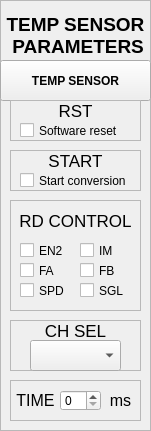
       <widget class="QFrame" name="frame_14">
        <property name="geometry">
         <rect>
          <x>10</x>
          <y>60</y>
          <width>151</width>
          <height>431</height>
         </rect>
        </property>
        <property name="frameShape">
         <enum>QFrame::StyledPanel</enum>
        </property>
        <property name="frameShadow">
         <enum>QFrame::Raised</enum>
        </property>
        <widget class="QPushButton" name="pushButton_Temp_hw_reg">
         <property name="geometry">
          <rect>
           <x>0</x>
           <y>60</y>
           <width>151</width>
           <height>41</height>
          </rect>
         </property>
         <property name="font">
          <font>
           <weight>75</weight>
           <bold>true</bold>
          </font>
         </property>
         <property name="text">
          <string>TEMP SENSOR</string>
         </property>
        </widget>
        <widget class="QFrame" name="frame_7">
         <property name="geometry">
          <rect>
           <x>10</x>
           <y>100</y>
           <width>131</width>
           <height>41</height>
          </rect>
         </property>
         <property name="frameShape">
          <enum>QFrame::StyledPanel</enum>
         </property>
         <property name="frameShadow">
          <enum>QFrame::Raised</enum>
         </property>
         <widget class="QLabel" name="label_92">
          <property name="geometry">
           <rect>
            <x>40</x>
            <y>0</y>
            <width>51</width>
            <height>21</height>
           </rect>
          </property>
          <property name="font">
           <font>
            <pointsize>13</pointsize>
            <weight>50</weight>
            <bold>false</bold>
           </font>
          </property>
          <property name="text">
           <string>RST</string>
          </property>
          <property name="alignment">
           <set>Qt::AlignCenter</set>
          </property>
         </widget>
         <widget class="QCheckBox" name="checkBox_Temp_RST">
          <property name="geometry">
           <rect>
            <x>10</x>
            <y>20</y>
            <width>111</width>
            <height>21</height>
           </rect>
          </property>
          <property name="text">
           <string>Software reset</string>
          </property>
         </widget>
        </widget>
        <widget class="QFrame" name="frame_11">
         <property name="geometry">
          <rect>
           <x>10</x>
           <y>320</y>
           <width>131</width>
           <height>51</height>
          </rect>
         </property>
         <property name="frameShape">
          <enum>QFrame::StyledPanel</enum>
         </property>
         <property name="frameShadow">
          <enum>QFrame::Raised</enum>
         </property>
         <widget class="QLabel" name="label_90">
          <property name="geometry">
           <rect>
            <x>30</x>
            <y>0</y>
            <width>71</width>
            <height>21</height>
           </rect>
          </property>
          <property name="font">
           <font>
            <pointsize>13</pointsize>
            <weight>50</weight>
            <bold>false</bold>
           </font>
          </property>
          <property name="text">
           <string>CH SEL</string>
          </property>
          <property name="alignment">
           <set>Qt::AlignCenter</set>
          </property>
         </widget>
         <widget class="QFrame" name="frame_12">
          <property name="geometry">
           <rect>
            <x>170</x>
            <y>40</y>
            <width>181</width>
            <height>41</height>
           </rect>
          </property>
          <property name="frameShape">
           <enum>QFrame::StyledPanel</enum>
          </property>
          <property name="frameShadow">
           <enum>QFrame::Raised</enum>
          </property>
          <widget class="QLabel" name="label_100">
           <property name="geometry">
            <rect>
             <x>0</x>
             <y>0</y>
             <width>71</width>
             <height>41</height>
            </rect>
           </property>
           <property name="font">
            <font>
             <pointsize>13</pointsize>
             <weight>50</weight>
             <bold>false</bold>
            </font>
           </property>
           <property name="text">
            <string>CH SEL</string>
           </property>
           <property name="alignment">
            <set>Qt::AlignCenter</set>
           </property>
          </widget>
         </widget>
         <widget class="QComboBox" name="comboBox_Temp_CH_Sel">
          <property name="geometry">
           <rect>
            <x>20</x>
            <y>20</y>
            <width>91</width>
            <height>31</height>
           </rect>
          </property>
         </widget>
        </widget>
        <widget class="QFrame" name="frame_10">
         <property name="geometry">
          <rect>
           <x>10</x>
           <y>200</y>
           <width>131</width>
           <height>111</height>
          </rect>
         </property>
         <property name="frameShape">
          <enum>QFrame::StyledPanel</enum>
         </property>
         <property name="frameShadow">
          <enum>QFrame::Raised</enum>
         </property>
         <widget class="QLabel" name="label_91">
          <property name="geometry">
           <rect>
            <x>10</x>
            <y>10</y>
            <width>111</width>
            <height>21</height>
           </rect>
          </property>
          <property name="font">
           <font>
            <pointsize>13</pointsize>
            <weight>50</weight>
            <bold>false</bold>
           </font>
          </property>
          <property name="text">
           <string>RD CONTROL</string>
          </property>
          <property name="alignment">
           <set>Qt::AlignCenter</set>
          </property>
         </widget>
         <widget class="QCheckBox" name="checkBox_Temp_RD_Control_FA">
          <property name="geometry">
           <rect>
            <x>10</x>
            <y>60</y>
            <width>51</width>
            <height>21</height>
           </rect>
          </property>
          <property name="text">
           <string>FA</string>
          </property>
         </widget>
         <widget class="QCheckBox" name="checkBox_Temp_RD_Control_FB">
          <property name="geometry">
           <rect>
            <x>70</x>
            <y>60</y>
            <width>51</width>
            <height>21</height>
           </rect>
          </property>
          <property name="text">
           <string>FB</string>
          </property>
         </widget>
         <widget class="QCheckBox" name="checkBox_Temp_RD_Control_SGL">
          <property name="geometry">
           <rect>
            <x>70</x>
            <y>80</y>
            <width>51</width>
            <height>21</height>
           </rect>
          </property>
          <property name="text">
           <string>SGL </string>
          </property>
         </widget>
         <widget class="QCheckBox" name="checkBox_Temp_RD_Control_IM">
          <property name="geometry">
           <rect>
            <x>70</x>
            <y>40</y>
            <width>51</width>
            <height>21</height>
           </rect>
          </property>
          <property name="text">
           <string>IM</string>
          </property>
         </widget>
         <widget class="QCheckBox" name="checkBox_Temp_RD_Control_EN2">
          <property name="geometry">
           <rect>
            <x>10</x>
            <y>40</y>
            <width>51</width>
            <height>21</height>
           </rect>
          </property>
          <property name="text">
           <string>EN2</string>
          </property>
         </widget>
         <widget class="QCheckBox" name="checkBox_Temp_RD_Control_SPD">
          <property name="geometry">
           <rect>
            <x>10</x>
            <y>80</y>
            <width>51</width>
            <height>21</height>
           </rect>
          </property>
          <property name="text">
           <string>SPD</string>
          </property>
         </widget>
        </widget>
        <widget class="QFrame" name="frame_13">
         <property name="geometry">
          <rect>
           <x>10</x>
           <y>380</y>
           <width>131</width>
           <height>41</height>
          </rect>
         </property>
         <property name="frameShape">
          <enum>QFrame::StyledPanel</enum>
         </property>
         <property name="frameShadow">
          <enum>QFrame::Raised</enum>
         </property>
         <widget class="QLabel" name="label_89">
          <property name="geometry">
           <rect>
            <x>0</x>
            <y>10</y>
            <width>51</width>
            <height>21</height>
           </rect>
          </property>
          <property name="font">
           <font>
            <pointsize>12</pointsize>
            <weight>50</weight>
            <bold>false</bold>
           </font>
          </property>
          <property name="text">
           <string>TIME</string>
          </property>
          <property name="alignment">
           <set>Qt::AlignCenter</set>
          </property>
         </widget>
         <widget class="QSpinBox" name="spinBox_Temp_Time">
          <property name="geometry">
           <rect>
            <x>50</x>
            <y>10</y>
            <width>41</width>
            <height>21</height>
           </rect>
          </property>
         </widget>
         <widget class="QLabel" name="label_101">
          <property name="geometry">
           <rect>
            <x>90</x>
            <y>10</y>
            <width>41</width>
            <height>21</height>
           </rect>
          </property>
          <property name="font">
           <font>
            <pointsize>12</pointsize>
            <weight>50</weight>
            <bold>false</bold>
           </font>
          </property>
          <property name="text">
           <string>ms</string>
          </property>
          <property name="alignment">
           <set>Qt::AlignCenter</set>
          </property>
         </widget>
        </widget>
        <widget class="QFrame" name="frame_8">
         <property name="geometry">
          <rect>
           <x>10</x>
           <y>150</y>
           <width>131</width>
           <height>41</height>
          </rect>
         </property>
         <property name="frameShape">
          <enum>QFrame::StyledPanel</enum>
         </property>
         <property name="frameShadow">
          <enum>QFrame::Raised</enum>
         </property>
         <widget class="QCheckBox" name="checkBox_Temp_Start">
          <property name="geometry">
           <rect>
            <x>10</x>
            <y>20</y>
            <width>121</width>
            <height>21</height>
           </rect>
          </property>
          <property name="text">
           <string>Start conversion</string>
          </property>
         </widget>
         <widget class="QLabel" name="label_93">
          <property name="geometry">
           <rect>
            <x>30</x>
            <y>0</y>
            <width>71</width>
            <height>21</height>
           </rect>
          </property>
          <property name="font">
           <font>
            <pointsize>13</pointsize>
            <weight>50</weight>
            <bold>false</bold>
           </font>
          </property>
          <property name="text">
           <string>START</string>
          </property>
          <property name="alignment">
           <set>Qt::AlignCenter</set>
          </property>
         </widget>
         <widget class="QFrame" name="frame_9">
          <property name="geometry">
           <rect>
            <x>130</x>
            <y>10</y>
            <width>131</width>
            <height>41</height>
           </rect>
          </property>
          <property name="frameShape">
           <enum>QFrame::StyledPanel</enum>
          </property>
          <property name="frameShadow">
           <enum>QFrame::Raised</enum>
          </property>
          <widget class="QCheckBox" name="checkBox_Temp_RD_Control_EN2_4">
           <property name="geometry">
            <rect>
             <x>10</x>
             <y>20</y>
             <width>121</width>
             <height>21</height>
            </rect>
           </property>
           <property name="text">
            <string>Start conversion</string>
           </property>
          </widget>
          <widget class="QLabel" name="label_94">
           <property name="geometry">
            <rect>
             <x>30</x>
             <y>0</y>
             <width>71</width>
             <height>21</height>
            </rect>
           </property>
           <property name="font">
            <font>
             <pointsize>13</pointsize>
             <weight>50</weight>
             <bold>false</bold>
            </font>
           </property>
           <property name="text">
            <string>START</string>
           </property>
           <property name="alignment">
            <set>Qt::AlignCenter</set>
           </property>
          </widget>
         </widget>
        </widget>
        <widget class="QLabel" name="label_298">
         <property name="geometry">
          <rect>
           <x>0</x>
           <y>0</y>
           <width>151</width>
           <height>71</height>
          </rect>
         </property>
         <property name="palette">
          <palette>
           <active>
            <colorrole role="WindowText">
             <brush brushstyle="SolidPattern">
              <color alpha="255">
               <red>0</red>
               <green>0</green>
               <blue>0</blue>
              </color>
             </brush>
            </colorrole>
            <colorrole role="Button">
             <brush brushstyle="SolidPattern">
              <color alpha="255">
               <red>147</red>
               <green>148</green>
               <blue>147</blue>
              </color>
             </brush>
            </colorrole>
            <colorrole role="Light">
             <brush brushstyle="SolidPattern">
              <color alpha="255">
               <red>221</red>
               <green>222</green>
               <blue>221</blue>
              </color>
             </brush>
            </colorrole>
            <colorrole role="Midlight">
             <brush brushstyle="SolidPattern">
              <color alpha="255">
               <red>184</red>
               <green>185</green>
               <blue>184</blue>
              </color>
             </brush>
            </colorrole>
            <colorrole role="Dark">
             <brush brushstyle="SolidPattern">
              <color alpha="255">
               <red>73</red>
               <green>74</green>
               <blue>73</blue>
              </color>
             </brush>
            </colorrole>
            <colorrole role="Mid">
             <brush brushstyle="SolidPattern">
              <color alpha="255">
               <red>98</red>
               <green>98</green>
               <blue>98</blue>
              </color>
             </brush>
            </colorrole>
            <colorrole role="Text">
             <brush brushstyle="SolidPattern">
              <color alpha="255">
               <red>0</red>
               <green>0</green>
               <blue>0</blue>
              </color>
             </brush>
            </colorrole>
            <colorrole role="BrightText">
             <brush brushstyle="SolidPattern">
              <color alpha="255">
               <red>255</red>
               <green>255</green>
               <blue>255</blue>
              </color>
             </brush>
            </colorrole>
            <colorrole role="ButtonText">
             <brush brushstyle="SolidPattern">
              <color alpha="255">
               <red>0</red>
               <green>0</green>
               <blue>0</blue>
              </color>
             </brush>
            </colorrole>
            <colorrole role="Base">
             <brush brushstyle="SolidPattern">
              <color alpha="255">
               <red>255</red>
               <green>255</green>
               <blue>255</blue>
              </color>
             </brush>
            </colorrole>
            <colorrole role="Window">
             <brush brushstyle="SolidPattern">
              <color alpha="255">
               <red>147</red>
               <green>148</green>
               <blue>147</blue>
              </color>
             </brush>
            </colorrole>
            <colorrole role="Shadow">
             <brush brushstyle="SolidPattern">
              <color alpha="255">
               <red>0</red>
               <green>0</green>
               <blue>0</blue>
              </color>
             </brush>
            </colorrole>
            <colorrole role="AlternateBase">
             <brush brushstyle="SolidPattern">
              <color alpha="255">
               <red>201</red>
               <green>201</green>
               <blue>201</blue>
              </color>
             </brush>
            </colorrole>
            <colorrole role="ToolTipBase">
             <brush brushstyle="SolidPattern">
              <color alpha="255">
               <red>255</red>
               <green>255</green>
               <blue>220</blue>
              </color>
             </brush>
            </colorrole>
            <colorrole role="ToolTipText">
             <brush brushstyle="SolidPattern">
              <color alpha="255">
               <red>0</red>
               <green>0</green>
               <blue>0</blue>
              </color>
             </brush>
            </colorrole>
           </active>
           <inactive>
            <colorrole role="WindowText">
             <brush brushstyle="SolidPattern">
              <color alpha="255">
               <red>0</red>
               <green>0</green>
               <blue>0</blue>
              </color>
             </brush>
            </colorrole>
            <colorrole role="Button">
             <brush brushstyle="SolidPattern">
              <color alpha="255">
               <red>147</red>
               <green>148</green>
               <blue>147</blue>
              </color>
             </brush>
            </colorrole>
            <colorrole role="Light">
             <brush brushstyle="SolidPattern">
              <color alpha="255">
               <red>221</red>
               <green>222</green>
               <blue>221</blue>
              </color>
             </brush>
            </colorrole>
            <colorrole role="Midlight">
             <brush brushstyle="SolidPattern">
              <color alpha="255">
               <red>184</red>
               <green>185</green>
               <blue>184</blue>
              </color>
             </brush>
            </colorrole>
            <colorrole role="Dark">
             <brush brushstyle="SolidPattern">
              <color alpha="255">
               <red>73</red>
               <green>74</green>
               <blue>73</blue>
              </color>
             </brush>
            </colorrole>
            <colorrole role="Mid">
             <brush brushstyle="SolidPattern">
              <color alpha="255">
               <red>98</red>
               <green>98</green>
               <blue>98</blue>
              </color>
             </brush>
            </colorrole>
            <colorrole role="Text">
             <brush brushstyle="SolidPattern">
              <color alpha="255">
               <red>0</red>
               <green>0</green>
               <blue>0</blue>
              </color>
             </brush>
            </colorrole>
            <colorrole role="BrightText">
             <brush brushstyle="SolidPattern">
              <color alpha="255">
               <red>255</red>
               <green>255</green>
               <blue>255</blue>
              </color>
             </brush>
            </colorrole>
            <colorrole role="ButtonText">
             <brush brushstyle="SolidPattern">
              <color alpha="255">
               <red>0</red>
               <green>0</green>
               <blue>0</blue>
              </color>
             </brush>
            </colorrole>
            <colorrole role="Base">
             <brush brushstyle="SolidPattern">
              <color alpha="255">
               <red>255</red>
               <green>255</green>
               <blue>255</blue>
              </color>
             </brush>
            </colorrole>
            <colorrole role="Window">
             <brush brushstyle="SolidPattern">
              <color alpha="255">
               <red>147</red>
               <green>148</green>
               <blue>147</blue>
              </color>
             </brush>
            </colorrole>
            <colorrole role="Shadow">
             <brush brushstyle="SolidPattern">
              <color alpha="255">
               <red>0</red>
               <green>0</green>
               <blue>0</blue>
              </color>
             </brush>
            </colorrole>
            <colorrole role="AlternateBase">
             <brush brushstyle="SolidPattern">
              <color alpha="255">
               <red>201</red>
               <green>201</green>
               <blue>201</blue>
              </color>
             </brush>
            </colorrole>
            <colorrole role="ToolTipBase">
             <brush brushstyle="SolidPattern">
              <color alpha="255">
               <red>255</red>
               <green>255</green>
               <blue>220</blue>
              </color>
             </brush>
            </colorrole>
            <colorrole role="ToolTipText">
             <brush brushstyle="SolidPattern">
              <color alpha="255">
               <red>0</red>
               <green>0</green>
               <blue>0</blue>
              </color>
             </brush>
            </colorrole>
           </inactive>
           <disabled>
            <colorrole role="WindowText">
             <brush brushstyle="SolidPattern">
              <color alpha="255">
               <red>73</red>
               <green>74</green>
               <blue>73</blue>
              </color>
             </brush>
            </colorrole>
            <colorrole role="Button">
             <brush brushstyle="SolidPattern">
              <color alpha="255">
               <red>147</red>
               <green>148</green>
               <blue>147</blue>
              </color>
             </brush>
            </colorrole>
            <colorrole role="Light">
             <brush brushstyle="SolidPattern">
              <color alpha="255">
               <red>221</red>
               <green>222</green>
               <blue>221</blue>
              </color>
             </brush>
            </colorrole>
            <colorrole role="Midlight">
             <brush brushstyle="SolidPattern">
              <color alpha="255">
               <red>184</red>
               <green>185</green>
               <blue>184</blue>
              </color>
             </brush>
            </colorrole>
            <colorrole role="Dark">
             <brush brushstyle="SolidPattern">
              <color alpha="255">
               <red>73</red>
               <green>74</green>
               <blue>73</blue>
              </color>
             </brush>
            </colorrole>
            <colorrole role="Mid">
             <brush brushstyle="SolidPattern">
              <color alpha="255">
               <red>98</red>
               <green>98</green>
               <blue>98</blue>
              </color>
             </brush>
            </colorrole>
            <colorrole role="Text">
             <brush brushstyle="SolidPattern">
              <color alpha="255">
               <red>73</red>
               <green>74</green>
               <blue>73</blue>
              </color>
             </brush>
            </colorrole>
            <colorrole role="BrightText">
             <brush brushstyle="SolidPattern">
              <color alpha="255">
               <red>255</red>
               <green>255</green>
               <blue>255</blue>
              </color>
             </brush>
            </colorrole>
            <colorrole role="ButtonText">
             <brush brushstyle="SolidPattern">
              <color alpha="255">
               <red>73</red>
               <green>74</green>
               <blue>73</blue>
              </color>
             </brush>
            </colorrole>
            <colorrole role="Base">
             <brush brushstyle="SolidPattern">
              <color alpha="255">
               <red>147</red>
               <green>148</green>
               <blue>147</blue>
              </color>
             </brush>
            </colorrole>
            <colorrole role="Window">
             <brush brushstyle="SolidPattern">
              <color alpha="255">
               <red>147</red>
               <green>148</green>
               <blue>147</blue>
              </color>
             </brush>
            </colorrole>
            <colorrole role="Shadow">
             <brush brushstyle="SolidPattern">
              <color alpha="255">
               <red>0</red>
               <green>0</green>
               <blue>0</blue>
              </color>
             </brush>
            </colorrole>
            <colorrole role="AlternateBase">
             <brush brushstyle="SolidPattern">
              <color alpha="255">
               <red>147</red>
               <green>148</green>
               <blue>147</blue>
              </color>
             </brush>
            </colorrole>
            <colorrole role="ToolTipBase">
             <brush brushstyle="SolidPattern">
              <color alpha="255">
               <red>255</red>
               <green>255</green>
               <blue>220</blue>
              </color>
             </brush>
            </colorrole>
            <colorrole role="ToolTipText">
             <brush brushstyle="SolidPattern">
              <color alpha="255">
               <red>0</red>
               <green>0</green>
               <blue>0</blue>
              </color>
             </brush>
            </colorrole>
           </disabled>
          </palette>
         </property>
         <property name="font">
          <font>
           <pointsize>14</pointsize>
           <weight>75</weight>
           <bold>true</bold>
          </font>
         </property>
         <property name="text">
          <string>TEMP SENSOR
 PARAMETERS</string>
         </property>
         <property name="alignment">
          <set>Qt::AlignCenter</set>
         </property>
        </widget>
       </widget>
